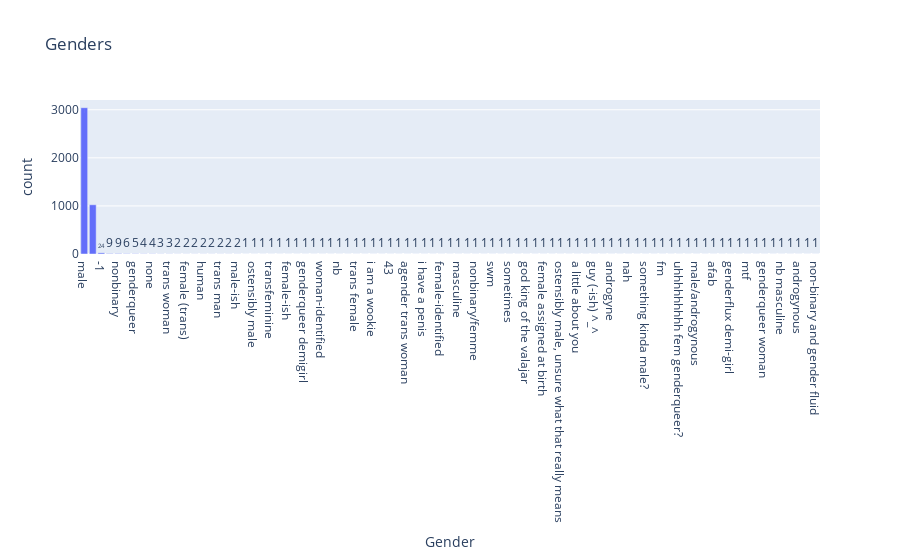

Notebook code for this chart:
### Code cell
bar_chart(df=gender_gr, xaxis="Gender", yaxis="count", title="Genders")

### Figure 1 — Plotly figure (JSON) as saved in the notebook; plotly's stock layout.template omitted (floating-point values rounded to 4 significant figures)
{"data": [{"alignmentgroup": "True", "hovertemplate": "Gender=%{x}<br>count=%{y}<extra></extra>", "legendgroup": "", "marker": {"color": "#636efa", "pattern": {"shape": ""}}, "name": "", "offsetgroup": "", "orientation": "v", "showlegend": false, "textposition": "auto", "texttemplate": "%{y}", "type": "bar", "x": ["male", "female", "-1", "non-binary", "nonbinary", "agender", "genderqueer", "genderfluid", "none", "non binary", "trans woman", "queer", "female (trans)", "fluid", "human", "enby", "trans man", "other", "male-ish", "male (or female, or both)", "ostensibly male", "\\-", "transfeminine", "female/gender non-binary.", "female-ish", "genderqueer/non-binary", "genderqueer demigirl", "contextual", "woman-identified", "transgender", "nb", "demiguy", "trans female", "trans non-binary/genderfluid", "i am a wookie", "masculino", "43", "femmina", "agender trans woman", "rr", "i have a penis", "questioning", "female-identified", "cishet male", "masculine", "gender non-conforming woman", "nonbinary/femme", "agender/genderfluid", "swm", "she/her/they/them", "sometimes", "male (trans, ftm)", "god king of the valajar", "male leaning androgynous", "female assigned at birth", "bigender", "ostensibly male, unsure what that really means", "p", "a little about you", "neuter", "guy (-ish) ^_^", "transitioned, m2f", "androgyne", "all", "nah", "queer/she/they", "something kinda male?", "trans-female", "fm", "genderfluid (born female)", "uhhhhhhhhh fem genderqueer?", "male/genderqueer", "male/androgynous", "transgender woman", "afab", "female-bodied; no feelings about gender", "genderflux demi-girl", "unicorn", "mtf", "other/transfeminine", "genderqueer woman", "none of your business", "nb masculine", "male 9:1 female, roughly", "androgynous", "female or multi-gender femme", "non-binary and gender fluid"], "xaxis": "x", "y": [3043, 1024, 24, 9, 9, 6, 5, 4, 4, 3, 3, 2, 2, 2, 2, 2, 2, 2, 2, 1, 1, 1, 1, 1, 1, 1, 1, 1, 1, 1, 1, 1, 1, 1, 1, 1, 1, 1, 1, 1, 1, 1, 1, 1, 1, 1, 1, 1, 1, 1, 1, 1, 1, 1, 1, 1, 1, 1, 1, 1, 1, 1, 1, 1, 1, 1, 1, 1, 1, 1, 1, 1, 1, 1, 1, 1, 1, 1, 1, 1, 1, 1, 1, 1, 1, 1, 1], "yaxis": "y"}], "layout": {"barmode": "relative", "legend": {"tracegroupgap": 0}, "title": {"text": "Genders"}, "xaxis": {"anchor": "y", "domain": [0, 1], "title": {"text": "Gender"}}, "yaxis": {"anchor": "x", "domain": [0, 1], "title": {"text": "count"}}}}
